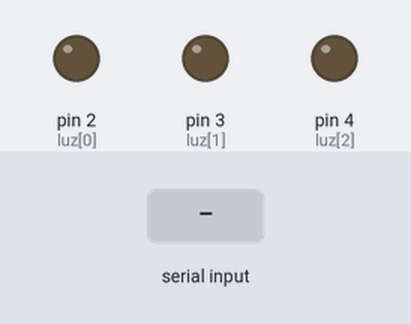
A sketch run on a simulated Arduino Uno, built with avr-gcc and run on an emulated ATmega328P. On the bench: output pins drawn as LEDs (lit = HIGH). The inputs (shaded band) are chosen by the test bench.

Above: at 1.2 s.
1.3 s: "1" received over Serial
At 2.2 s:
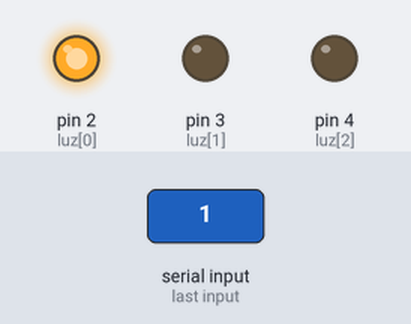
2.8 s: "2" received over Serial
At 3.3 s:
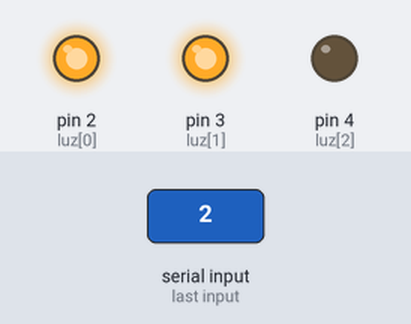
4.3 s: "3" received over Serial
At 5.7 s:
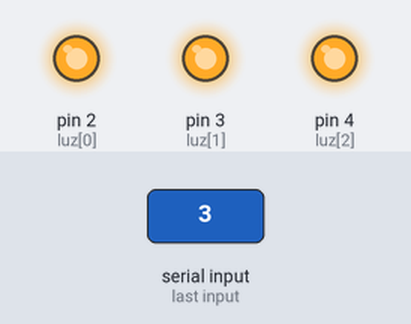
Timing chart, 0 to 7.3 s (numbered marks = the images above; inputs shaded):
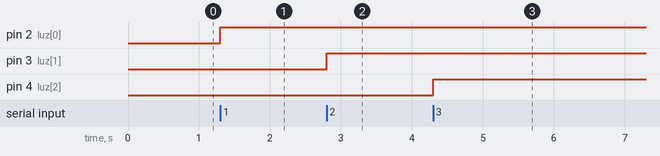

The sketch:

encendiendoRelay.ino
```cpp
int luz[]={2,3,4};

void setup(){
  for(int i=0; i<3; i++){
    pinMode(luz[i],OUTPUT);
  }
  Serial.begin(9600);
}

void loop(){
  if(Serial.available()){
    char inByte = Serial.read();
    if(inByte == '1'){
      digitalWrite(luz[0],HIGH);
    }
    if(inByte == '2'){
      digitalWrite(luz[1],HIGH);
    }
    if(inByte == '3'){
      digitalWrite(luz[2],HIGH);
    }
  }
}
```

Measured:
- after the input at 1.3 s, pin 2 (luz[0]): LOW → HIGH at once
- after the input at 2.8 s, pin 3 (luz[1]): LOW → HIGH at once
- after the input at 4.3 s, pin 4 (luz[2]): LOW → HIGH at once
